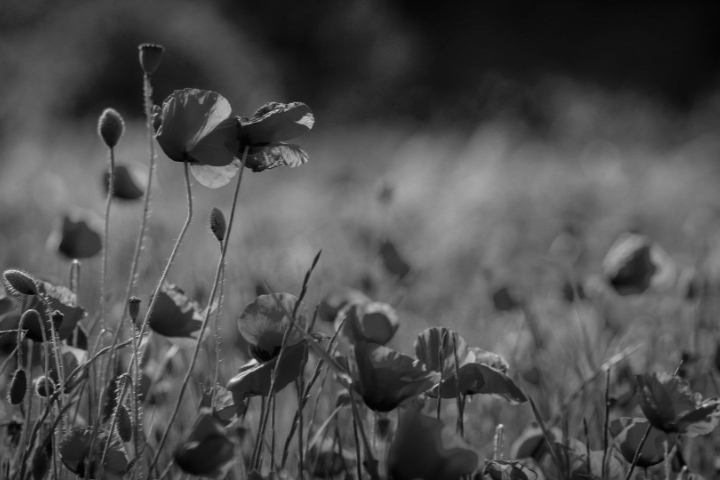
#> input picture notebooks/images/poppies.png, 720 x 480 px, found by its file name
$ jupyter execute assignment-1.ipynb
#> lines starting #> are read from the running program, lines starting #| are printed output that depends on the picture
[cell 1]
from skimage import io
import numpy as np
from matplotlib import pyplot as plt

[cell 2]
def exact_histogram_matching(im, im_target, K):


    return im

[cell 3]
poppies_img = io.imread("dip_assignment1_images/poppies.png")
#> poppies_img is the input picture: shape (480, 720); min 3, max 225, mean 78
cherry_tree_img = io.imread("dip_assignment1_images/cherry_tree.png")
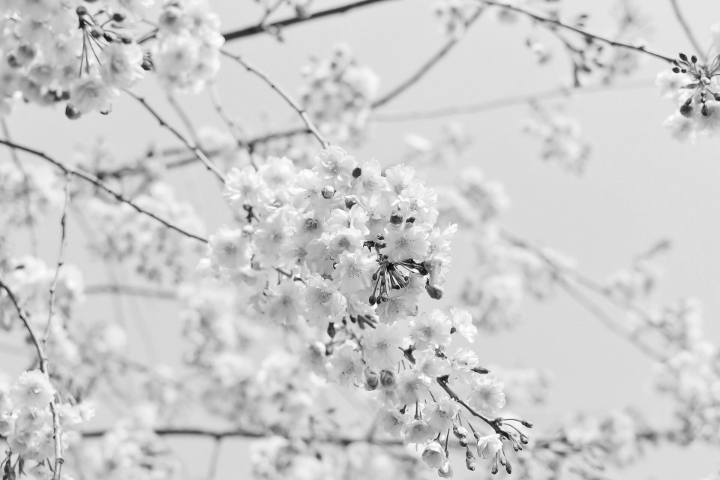
#> input picture notebooks/images/cherry_tree.png, 720 x 480 px, found by its file name
#> cherry_tree_img is the input picture: shape (480, 720); min 10, max 255, mean 204.9

plt.figure(figsize=(30,30))
plt.subplot(111)
plt.hist(poppies_img.flatten())

plt.subplot(111)
plt.hist(cherry_tree_img.flatten())

plt.show()
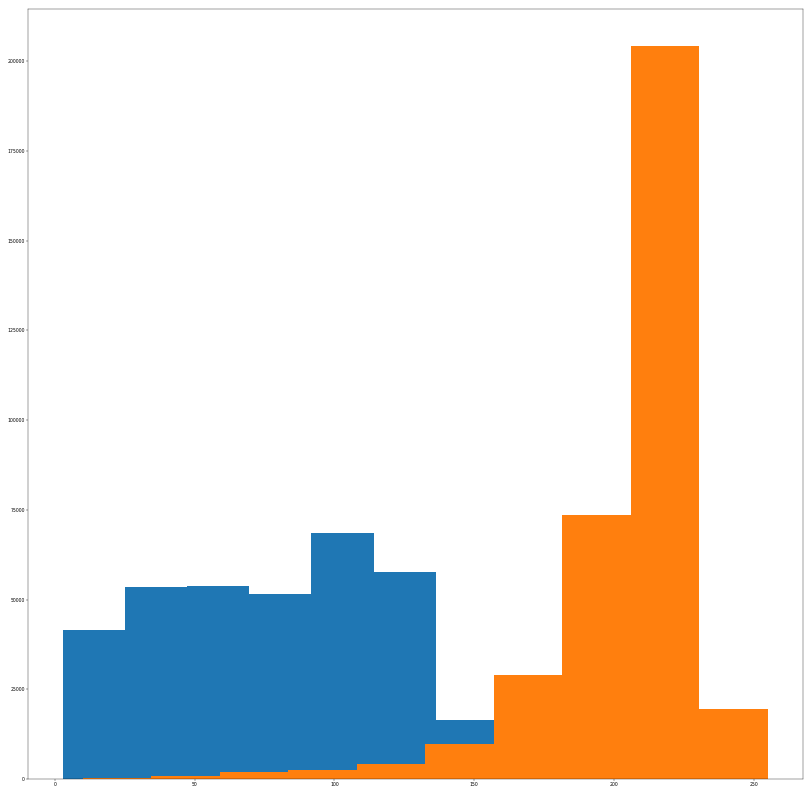
#> figure drawn by matplotlib, 1 panel; tallest bar 68650 high, from x = 91.8 to 114; tallest bar 204289 high, from x = 206 to 230.5
